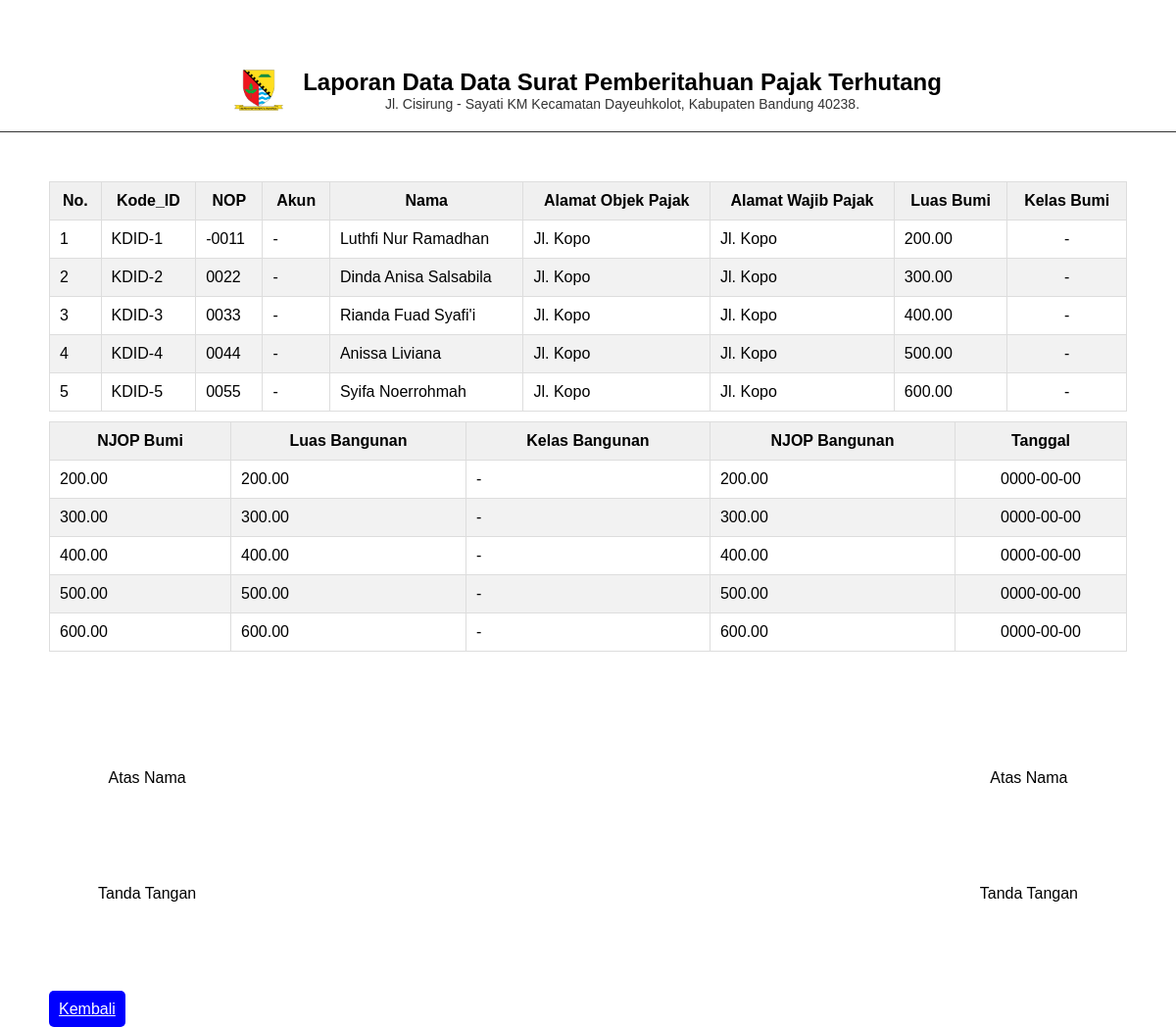
/view/data_sppt/laporan.php (signed in), run on the app's committed database.
### tables this page shows
CREATE TABLE `data_sppt` (
  `id` int(11) NOT NULL,
  `user_id` int(11) DEFAULT NULL,
  `kode_id` varchar(6) DEFAULT NULL,
  `nop` varchar(18) DEFAULT NULL,
  `akun` varchar(30) DEFAULT NULL,
  `nama` varchar(50) DEFAULT NULL,
  `alamat_op` varchar(50) DEFAULT NULL,
  `alamat_wp` varchar(50) DEFAULT NULL,
  `luas_bumi` decimal(10,2) DEFAULT NULL,
  `kelas_bumi` varchar(10) DEFAULT NULL,
  `njop_bumi` decimal(12,2) DEFAULT NULL,
  `luas_bangunan` decimal(10,2) DEFAULT NULL,
  `kelas_bangunan` varchar(10) DEFAULT NULL,
  `njop_bangunan` decimal(12,2) DEFAULT NULL,
  `tanggal` date NOT NULL
);

### view/data_sppt/functions.php (called while the page is built, shortened)
<?php
include '../config.php';
function index($query)
{
    global $conn;
    $result = mysqli_query($conn, $query);
    $rows = [];
    while ($row = mysqli_fetch_assoc($result)) {
        $rows[] = $row;
    }
    return $rows;
}
?>

### view/data_sppt/laporan.php (the view, shortened to what this page needs)
<?php
require '../config.php';
require 'functions.php';
$query = index("SELECT * FROM data_sppt ORDER BY id ASC");
?>
<!DOCTYPE html>
<html lang="en">
<head>
</head>
<body>
    <div class="header">
        <img src="../../assets/img/logodesa.png" alt="" width="50">
        <div>
            <h2>Laporan Data Data Surat Pemberitahuan Pajak Terhutang</h2>
            <p>Jl. Cisirung - Sayati KM Kecamatan Dayeuhkolot, Kabupaten Bandung 40238.</p>
        </div>
    </div>
    <div class="content">
        <table>
            <thead>
                <tr>
                    <th>No.</th>
                    <th>Kode_ID</th>
                    <th>NOP</th>
                    <th>Akun</th>
                    <th>Nama</th>
                    <th>Alamat Objek Pajak</th>
                    <th>Alamat Wajib Pajak</th>
                    <th>Luas Bumi</th>
                    <th>Kelas Bumi</th>
                </tr>
            </thead>
            <tbody>
                <?php $i = 1; ?>
                <?php foreach ($query as $row) : ?>
                    <tr>
                        <td><?= $i; ?></td>
                        <td><?= $row["kode_id"]; ?></td>
                        <td><?= $row["nop"]; ?></td>
                        <td><?= $row["akun"]; ?></td>
                        <td><?= $row["nama"]; ?></td>
                        <td><?= $row["alamat_op"]; ?></td>
                        <td><?= $row["alamat_wp"]; ?></td>
                        <td><?= $row["luas_bumi"]; ?></td>
                        <td><?= $row["kelas_bumi"]; ?></td>
                        <?php $i++; ?>
                    <?php endforeach; ?>
            </tbody>
        </table>
        <table>
            <thead>
                <tr>
                    <th>NJOP Bumi</th>
                    <th>Luas Bangunan</th>
                    <th>Kelas Bangunan</th>
                    <th>NJOP Bangunan</th>
                    <th>Tanggal</th>
                </tr>
            </thead>
            <tbody>
                <?php foreach ($query as $row) : ?>
                    <tr>
                        <td><?= $row["njop_bumi"]; ?></td>
                        <td><?= $row["luas_bangunan"]; ?></td>
                        <td><?= $row["kelas_bangunan"]; ?></td>
                        <td><?= $row["njop_bangunan"]; ?></td>
                        <td><?= $row["tanggal"]; ?></td>
                    </tr>
                <?php endforeach; ?>
            </tbody>
        </table>
    </div>
    <div class="footer">
        <div class="tanda-tangan-kiri">
            <p>Atas Nama</p>
            <p>Tanda Tangan</p>
        </div>
        <div class="tanda-tangan-kanan">
            <p>Atas Nama</p>
            <p>Tanda Tangan</p>
        </div>
    </div>
    <a href="../data_sppt/index.php">Kembali</a>
</body>
</html>

### view/data_sppt/laporan.php (style rules this page uses)
body { font-family: Arial, sans-serif; margin: 0; padding: 0; }
.header { display: flex; align-items: center; justify-content: center; padding: 20px; border-bottom: 1px solid #333; text-align: center; margin: 50px 0; }
.header img { margin-right: 20px; max-width: 100%; height: auto; }
.header h2 { font-size: 24px; margin: 0; }
.header p { font-size: 14px; margin: 0; color: #333; }
.content { margin: 20px 50px; }
table { width: 100%; border-collapse: collapse; margin-top: 10px; }
th, td { padding: 10px; border: 1px solid #ddd; }
th { background-color: #f0f0f0; font-weight: bold; }
tr:nth-child(even) { background-color: #f2f2f2; }
td:last-child { text-align: center; }
.footer { display: flex; justify-content: space-between; padding: 0px 100px; }
.tanda-tangan-kiri, .tanda-tangan-kanan { text-align: center; }
.tanda-tangan-kiri p, .tanda-tangan-kanan p { margin: 100px 0; }
a { margin-left: 50px; background-color: blue; padding: 10px; border-radius: 5px; color: white; }

### data on the page
data_sppt: kode "KDID-1", nop "-0011", akun "-", nama "Luthfi Nur Ramadhan", alamat_op "Jl. Kopo", alamat_wp "Jl. Kopo", luas_bumi "200.00", kelas_bumi "-", njop_bumi "200.00", luas_bangunan "200.00", kelas_bangunan "-", njop_bangunan "200.00", tanggal "0000-00-00"
data_sppt: kode "KDID-2", nop "0022", akun "-", nama "Dinda Anisa Salsabila", alamat_op "Jl. Kopo", alamat_wp "Jl. Kopo", luas_bumi "300.00", kelas_bumi "-", njop_bumi "300.00", luas_bangunan "300.00", kelas_bangunan "-", njop_bangunan "300.00", tanggal "0000-00-00"
data_sppt: kode "KDID-3", nop "0033", akun "-", nama "Rianda Fuad Syafi'i", alamat_op "Jl. Kopo", alamat_wp "Jl. Kopo", luas_bumi "400.00", kelas_bumi "-", njop_bumi "400.00", luas_bangunan "400.00", kelas_bangunan "-", njop_bangunan "400.00", tanggal "0000-00-00"
data_sppt: kode "KDID-4", nop "0044", akun "-", nama "Anissa Liviana", alamat_op "Jl. Kopo", alamat_wp "Jl. Kopo", luas_bumi "500.00", kelas_bumi "-", njop_bumi "500.00", luas_bangunan "500.00", kelas_bangunan "-", njop_bangunan "500.00", tanggal "0000-00-00"
data_sppt: kode "KDID-5", nop "0055", akun "-", nama "Syifa Noerrohmah", alamat_op "Jl. Kopo", alamat_wp "Jl. Kopo", luas_bumi "600.00", kelas_bumi "-", njop_bumi "600.00", luas_bangunan "600.00", kelas_bangunan "-", njop_bangunan "600.00", tanggal "0000-00-00"
